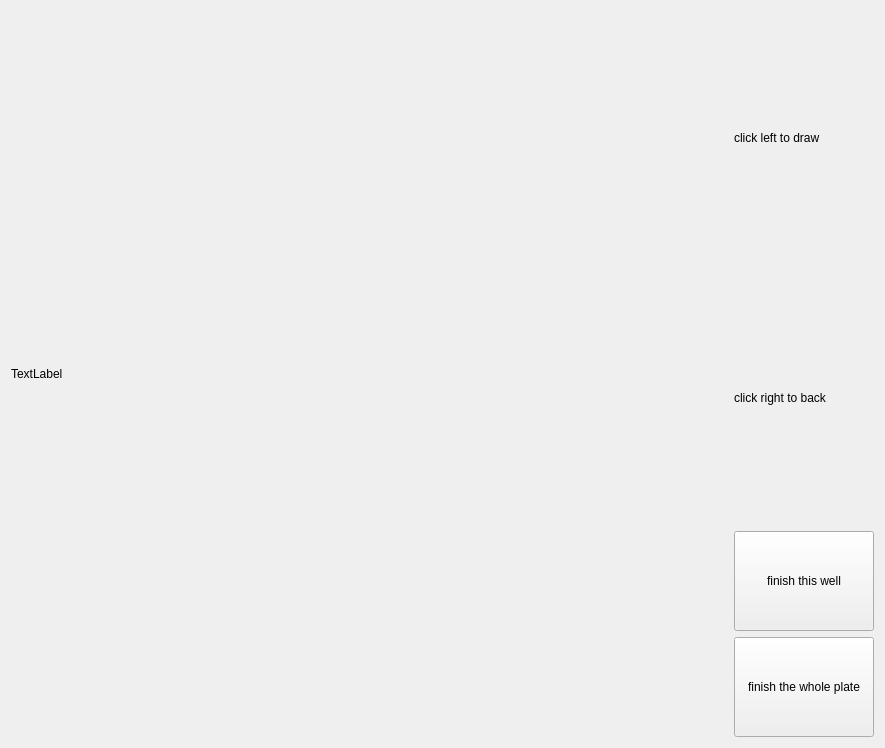
<?xml version="1.0" encoding="UTF-8"?>
<ui version="4.0">
 <class>Form</class>
 <widget class="QWidget" name="Form">
  <property name="geometry">
   <rect>
    <x>0</x>
    <y>0</y>
    <width>885</width>
    <height>748</height>
   </rect>
  </property>
  <property name="windowTitle">
   <string>Form</string>
  </property>
  <layout class="QGridLayout" name="gridLayout">
   <item row="0" column="1">
    <widget class="QSplitter" name="splitter">
     <property name="orientation">
      <enum>Qt::Vertical</enum>
     </property>
     <widget class="QWidget" name="layoutWidget">
      <layout class="QHBoxLayout" name="horizontalLayout">
       <item>
        <widget class="QLabel" name="pic_window">
         <property name="minimumSize">
          <size>
           <width>717</width>
           <height>0</height>
          </size>
         </property>
         <property name="autoFillBackground">
          <bool>true</bool>
         </property>
         <property name="text">
          <string>TextLabel</string>
         </property>
         <property name="scaledContents">
          <bool>true</bool>
         </property>
        </widget>
       </item>
       <item>
        <layout class="QVBoxLayout" name="verticalLayout">
         <item>
          <widget class="QLabel" name="label">
           <property name="text">
            <string>click left to draw</string>
           </property>
          </widget>
         </item>
         <item>
          <widget class="QLabel" name="label_2">
           <property name="text">
            <string>click right to back</string>
           </property>
          </widget>
         </item>
         <item>
          <widget class="QPushButton" name="finishwell">
           <property name="minimumSize">
            <size>
             <width>0</width>
             <height>100</height>
            </size>
           </property>
           <property name="text">
            <string>finish this well</string>
           </property>
           <property name="icon">
            <iconset theme="200">
             <normaloff>../../百度云下载/DOCT/SSOCT_HE-master</normaloff>../../百度云下载/DOCT/SSOCT_HE-master</iconset>
           </property>
          </widget>
         </item>
         <item>
          <widget class="QPushButton" name="finishplate">
           <property name="minimumSize">
            <size>
             <width>0</width>
             <height>100</height>
            </size>
           </property>
           <property name="text">
            <string>finish the whole plate</string>
           </property>
          </widget>
         </item>
        </layout>
       </item>
      </layout>
     </widget>
    </widget>
   </item>
  </layout>
 </widget>
 <resources/>
 <connections/>
</ui>
